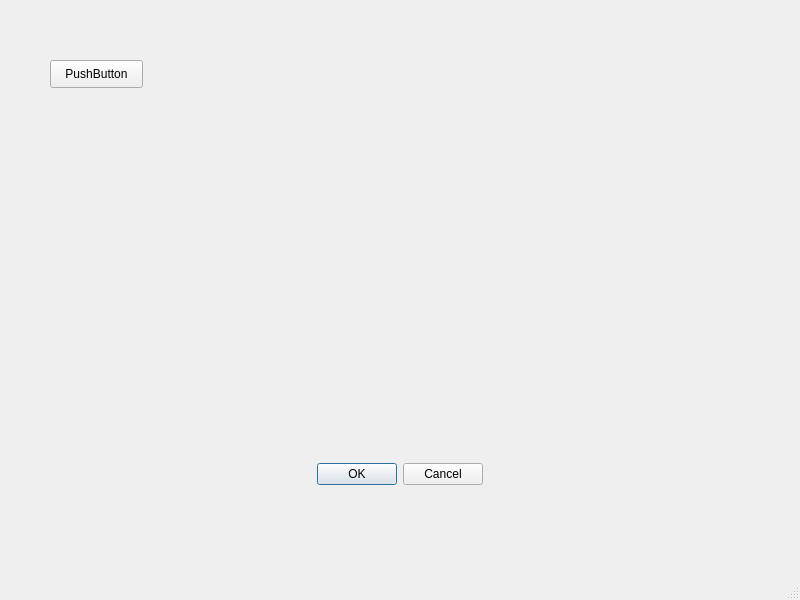
<?xml version="1.0" encoding="UTF-8"?>
<ui version="4.0">
 <class>MainWindow</class>
 <widget class="QMainWindow" name="MainWindow">
  <property name="geometry">
   <rect>
    <x>0</x>
    <y>0</y>
    <width>800</width>
    <height>600</height>
   </rect>
  </property>
  <property name="windowTitle">
   <string>MainWindow</string>
  </property>
  <widget class="QWidget" name="centralwidget">
   <widget class="QPushButton" name="pushButton">
    <property name="geometry">
     <rect>
      <x>50</x>
      <y>60</y>
      <width>93</width>
      <height>28</height>
     </rect>
    </property>
    <property name="text">
     <string>PushButton</string>
    </property>
   </widget>
   <widget class="QDialogButtonBox" name="buttonBox">
    <property name="geometry">
     <rect>
      <x>290</x>
      <y>460</y>
      <width>193</width>
      <height>28</height>
     </rect>
    </property>
    <property name="standardButtons">
     <set>QDialogButtonBox::Cancel|QDialogButtonBox::Ok</set>
    </property>
   </widget>
  </widget>
  <widget class="QMenuBar" name="menubar">
   <property name="geometry">
    <rect>
     <x>0</x>
     <y>0</y>
     <width>800</width>
     <height>26</height>
    </rect>
   </property>
  </widget>
  <widget class="QStatusBar" name="statusbar"/>
 </widget>
 <resources/>
 <connections/>
</ui>
